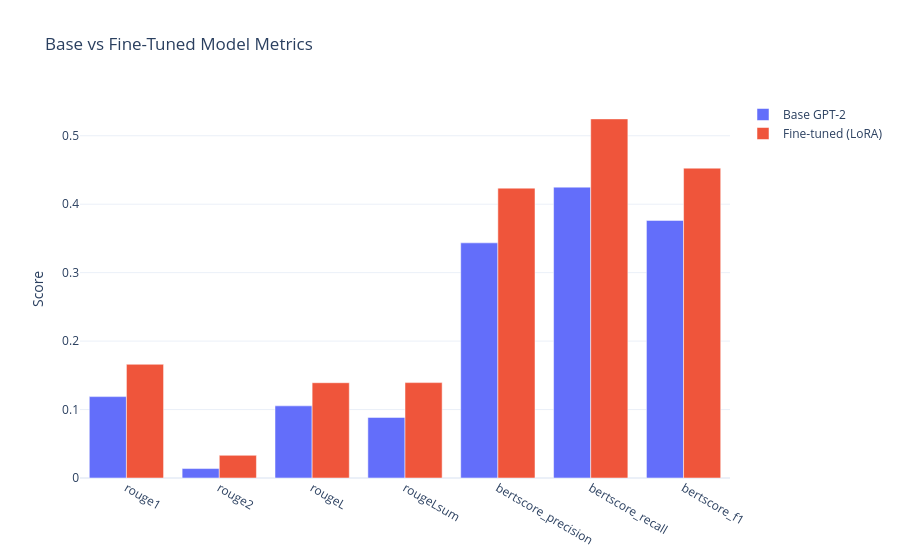

This figure's notebook cell:
### Code cell
# Visualize metric deltas and print concrete before/after summary examples.
fig_compare = plot_metric_comparison(base_metrics_full, ft_metrics, "../results/metric_comparison.png")
fig_compare.show()

# Build a small qualitative table to inspect summary behavior beyond scalar metrics.
comp_df = comparison_table(
    base_metrics_full, ft_metrics,
    test_dialogues, test_references, n_examples=5,
)

print("\nBefore/After Comparison (first 5 examples):")
for i, row in comp_df.iterrows():
    print(f"\n--- Example {i+1} ---")
    print(f"Reference:  {row['reference']}")
    print(f"Base:       {row['base_summary'][:200]}")
    print(f"Fine-tuned: {row['finetuned_summary'][:200]}")

### Figure 1 — Plotly figure (JSON) as saved in the notebook; plotly's stock layout.template omitted (floating-point values rounded to 4 significant figures)
{"data": [{"name": "Base GPT-2", "type": "bar", "x": ["rouge1", "rouge2", "rougeL", "rougeLsum", "bertscore_precision", "bertscore_recall", "bertscore_f1"], "y": [0.1189, 0.01381, 0.1054, 0.08852, 0.3435, 0.4249, 0.3764]}, {"name": "Fine-tuned (LoRA)", "type": "bar", "x": ["rouge1", "rouge2", "rougeL", "rougeLsum", "bertscore_precision", "bertscore_recall", "bertscore_f1"], "y": [0.1661, 0.03314, 0.1392, 0.1393, 0.4235, 0.5246, 0.4527]}], "layout": {"barmode": "group", "title": {"text": "Base vs Fine-Tuned Model Metrics"}, "yaxis": {"title": {"text": "Score"}}}}
